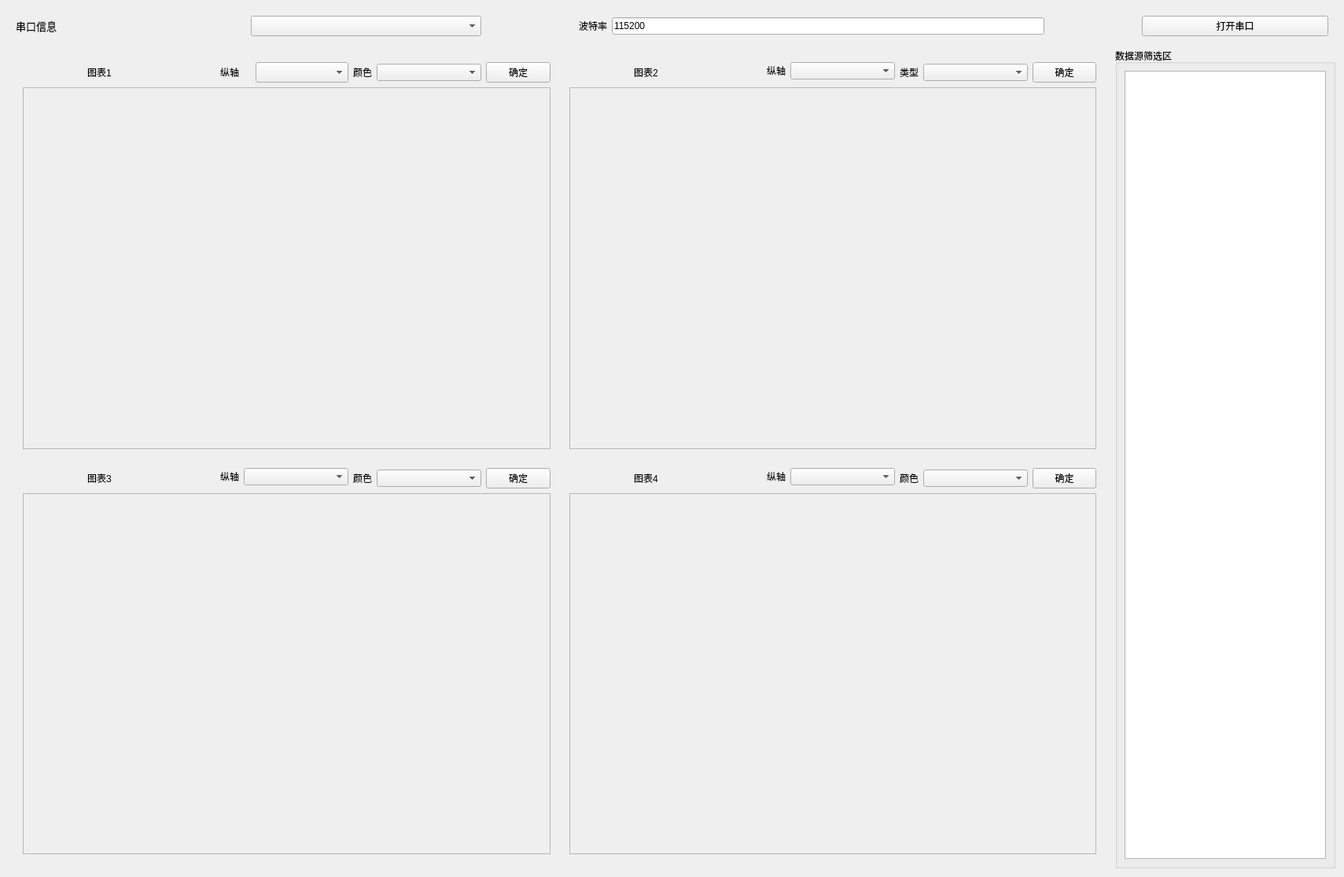
<?xml version="1.0" encoding="UTF-8"?>
<ui version="4.0">
 <class>Board1</class>
 <widget class="QWidget" name="Board1">
  <property name="geometry">
   <rect>
    <x>0</x>
    <y>0</y>
    <width>1709</width>
    <height>1115</height>
   </rect>
  </property>
  <property name="windowTitle">
   <string>Form</string>
  </property>
  <layout class="QVBoxLayout" name="verticalLayout_5" stretch="0,0">
   <item>
    <widget class="QWidget" name="serial_widget" native="true">
     <layout class="QHBoxLayout" name="horizontalLayout_12" stretch="5,1,5,1,2">
      <item>
       <layout class="QHBoxLayout" name="horizontalLayout_13">
        <item>
         <widget class="QLabel" name="label_ser_info">
          <property name="font">
           <font>
            <pointsize>10</pointsize>
           </font>
          </property>
          <property name="text">
           <string>串口信息</string>
          </property>
         </widget>
        </item>
        <item>
         <widget class="ComboBox" name="comboBox_ser_select">
          <property name="maximumSize">
           <size>
            <width>16777215</width>
            <height>30</height>
           </size>
          </property>
         </widget>
        </item>
       </layout>
      </item>
      <item>
       <spacer name="horizontalSpacer_5">
        <property name="orientation">
         <enum>Qt::Horizontal</enum>
        </property>
        <property name="sizeHint" stdset="0">
         <size>
          <width>40</width>
          <height>20</height>
         </size>
        </property>
       </spacer>
      </item>
      <item>
       <layout class="QHBoxLayout" name="horizontalLayout_14">
        <item>
         <widget class="QLabel" name="label_2">
          <property name="minimumSize">
           <size>
            <width>0</width>
            <height>0</height>
           </size>
          </property>
          <property name="maximumSize">
           <size>
            <width>110</width>
            <height>16777215</height>
           </size>
          </property>
          <property name="text">
           <string>波特率</string>
          </property>
          <property name="alignment">
           <set>Qt::AlignCenter</set>
          </property>
         </widget>
        </item>
        <item>
         <widget class="LineEdit" name="lineEdit_baud">
          <property name="text">
           <string>115200</string>
          </property>
         </widget>
        </item>
       </layout>
      </item>
      <item>
       <spacer name="horizontalSpacer_6">
        <property name="orientation">
         <enum>Qt::Horizontal</enum>
        </property>
        <property name="sizeHint" stdset="0">
         <size>
          <width>40</width>
          <height>20</height>
         </size>
        </property>
       </spacer>
      </item>
      <item>
       <widget class="TogglePushButton" name="pushButton_ser_open">
        <property name="text">
         <string>打开串口</string>
        </property>
       </widget>
      </item>
     </layout>
    </widget>
   </item>
   <item>
    <layout class="QHBoxLayout" name="horizontalLayout" stretch="4,0">
     <item>
      <widget class="QWidget" name="left_widget" native="true">
       <layout class="QGridLayout" name="gridLayout">
        <item row="1" column="0">
         <widget class="QWidget" name="L_widget1" native="true">
          <layout class="QVBoxLayout" name="verticalLayout_2" stretch="0,0">
           <item>
            <layout class="QHBoxLayout" name="horizontalLayout_6" stretch="1,2,2,2,1">
             <item>
              <spacer name="horizontalSpacer">
               <property name="orientation">
                <enum>Qt::Horizontal</enum>
               </property>
               <property name="sizeHint" stdset="0">
                <size>
                 <width>40</width>
                 <height>20</height>
                </size>
               </property>
              </spacer>
             </item>
             <item>
              <widget class="QLabel" name="LH_label">
               <property name="text">
                <string>图表1</string>
               </property>
              </widget>
             </item>
             <item>
              <layout class="QHBoxLayout" name="horizontalLayout_2" stretch="1,3">
               <item>
                <widget class="QLabel" name="LH_labelY">
                 <property name="text">
                  <string>纵轴</string>
                 </property>
                </widget>
               </item>
               <item>
                <widget class="ComboBox" name="LH_ComboBox_1Y">
                 <property name="maximumSize">
                  <size>
                   <width>16777215</width>
                   <height>30</height>
                  </size>
                 </property>
                </widget>
               </item>
              </layout>
             </item>
             <item>
              <layout class="QFormLayout" name="formLayout_2">
               <property name="formAlignment">
                <set>Qt::AlignLeading|Qt::AlignLeft|Qt::AlignVCenter</set>
               </property>
               <item row="0" column="0">
                <widget class="QLabel" name="label_4">
                 <property name="text">
                  <string>颜色</string>
                 </property>
                </widget>
               </item>
               <item row="0" column="1">
                <widget class="ComboBox" name="comboBox_C1">
                 <property name="maximumSize">
                  <size>
                   <width>16777215</width>
                   <height>30</height>
                  </size>
                 </property>
                </widget>
               </item>
              </layout>
             </item>
             <item>
              <widget class="PushButton" name="LH_Button">
               <property name="text">
                <string>确定</string>
               </property>
              </widget>
             </item>
            </layout>
           </item>
           <item>
            <widget class="QScrollArea" name="scrollArea_L1">
             <property name="widgetResizable">
              <bool>true</bool>
             </property>
             <widget class="QWidget" name="scrollAreaWidgetContents_7">
              <property name="geometry">
               <rect>
                <x>0</x>
                <y>0</y>
                <width>672</width>
                <height>461</height>
               </rect>
              </property>
             </widget>
            </widget>
           </item>
          </layout>
         </widget>
        </item>
        <item row="2" column="1">
         <widget class="QWidget" name="l_widget1_4" native="true">
          <layout class="QVBoxLayout" name="verticalLayout_6" stretch="0,0">
           <item>
            <layout class="QHBoxLayout" name="horizontalLayout_9" stretch="1,2,2,2,1">
             <item>
              <spacer name="horizontalSpacer_4">
               <property name="orientation">
                <enum>Qt::Horizontal</enum>
               </property>
               <property name="sizeHint" stdset="0">
                <size>
                 <width>40</width>
                 <height>20</height>
                </size>
               </property>
              </spacer>
             </item>
             <item>
              <widget class="QLabel" name="LH_label_4">
               <property name="text">
                <string>图表4</string>
               </property>
              </widget>
             </item>
             <item>
              <layout class="QFormLayout" name="formLayout_7">
               <item row="0" column="0">
                <widget class="QLabel" name="LH_labelY_4">
                 <property name="text">
                  <string>纵轴</string>
                 </property>
                </widget>
               </item>
               <item row="0" column="1">
                <widget class="ComboBox" name="LH_ComboBox_4Y">
                 <property name="maximumSize">
                  <size>
                   <width>16777215</width>
                   <height>30</height>
                  </size>
                 </property>
                </widget>
               </item>
              </layout>
             </item>
             <item>
              <layout class="QFormLayout" name="formLayout_8">
               <property name="formAlignment">
                <set>Qt::AlignLeading|Qt::AlignLeft|Qt::AlignVCenter</set>
               </property>
               <item row="0" column="0">
                <widget class="QLabel" name="label_9">
                 <property name="text">
                  <string>颜色</string>
                 </property>
                </widget>
               </item>
               <item row="0" column="1">
                <widget class="ComboBox" name="comboBox_C4">
                 <property name="maximumSize">
                  <size>
                   <width>16777215</width>
                   <height>30</height>
                  </size>
                 </property>
                </widget>
               </item>
              </layout>
             </item>
             <item>
              <widget class="PushButton" name="LH_Button_4">
               <property name="text">
                <string>确定</string>
               </property>
              </widget>
             </item>
            </layout>
           </item>
           <item>
            <widget class="QScrollArea" name="scrollArea_L4">
             <property name="widgetResizable">
              <bool>true</bool>
             </property>
             <widget class="QWidget" name="scrollAreaWidgetContents_10">
              <property name="geometry">
               <rect>
                <x>0</x>
                <y>0</y>
                <width>671</width>
                <height>461</height>
               </rect>
              </property>
             </widget>
            </widget>
           </item>
          </layout>
         </widget>
        </item>
        <item row="1" column="1">
         <widget class="QWidget" name="l_widget1_2" native="true">
          <layout class="QVBoxLayout" name="verticalLayout_3" stretch="0,0">
           <item>
            <layout class="QHBoxLayout" name="horizontalLayout_7" stretch="1,2,2,2,1">
             <item>
              <spacer name="horizontalSpacer_2">
               <property name="orientation">
                <enum>Qt::Horizontal</enum>
               </property>
               <property name="sizeHint" stdset="0">
                <size>
                 <width>40</width>
                 <height>20</height>
                </size>
               </property>
              </spacer>
             </item>
             <item>
              <widget class="QLabel" name="LH_label_2">
               <property name="text">
                <string>图表2</string>
               </property>
              </widget>
             </item>
             <item>
              <layout class="QFormLayout" name="formLayout_3">
               <item row="0" column="0">
                <widget class="QLabel" name="LH_labelY_2">
                 <property name="text">
                  <string>纵轴</string>
                 </property>
                </widget>
               </item>
               <item row="0" column="1">
                <widget class="ComboBox" name="LH_ComboBox_2Y">
                 <property name="maximumSize">
                  <size>
                   <width>16777215</width>
                   <height>30</height>
                  </size>
                 </property>
                </widget>
               </item>
              </layout>
             </item>
             <item>
              <layout class="QFormLayout" name="formLayout_4">
               <property name="formAlignment">
                <set>Qt::AlignLeading|Qt::AlignLeft|Qt::AlignVCenter</set>
               </property>
               <item row="0" column="0">
                <widget class="QLabel" name="label_5">
                 <property name="text">
                  <string>类型</string>
                 </property>
                </widget>
               </item>
               <item row="0" column="1">
                <widget class="ComboBox" name="LH_ComboBox_2">
                 <property name="maximumSize">
                  <size>
                   <width>16777215</width>
                   <height>30</height>
                  </size>
                 </property>
                </widget>
               </item>
              </layout>
             </item>
             <item>
              <widget class="PushButton" name="LH_Button_2">
               <property name="text">
                <string>确定</string>
               </property>
              </widget>
             </item>
            </layout>
           </item>
           <item>
            <widget class="QScrollArea" name="scrollArea_L2">
             <property name="widgetResizable">
              <bool>true</bool>
             </property>
             <widget class="QWidget" name="scrollAreaWidgetContents_8">
              <property name="geometry">
               <rect>
                <x>0</x>
                <y>0</y>
                <width>671</width>
                <height>461</height>
               </rect>
              </property>
             </widget>
            </widget>
           </item>
          </layout>
         </widget>
        </item>
        <item row="2" column="0">
         <widget class="QWidget" name="l_widget1_3" native="true">
          <layout class="QVBoxLayout" name="verticalLayout_4" stretch="0,0">
           <item>
            <layout class="QHBoxLayout" name="horizontalLayout_8" stretch="1,2,2,2,1">
             <item>
              <spacer name="horizontalSpacer_3">
               <property name="orientation">
                <enum>Qt::Horizontal</enum>
               </property>
               <property name="sizeHint" stdset="0">
                <size>
                 <width>40</width>
                 <height>20</height>
                </size>
               </property>
              </spacer>
             </item>
             <item>
              <widget class="QLabel" name="LH_label_3">
               <property name="text">
                <string>图表3</string>
               </property>
              </widget>
             </item>
             <item>
              <layout class="QFormLayout" name="formLayout_5">
               <item row="0" column="0">
                <widget class="QLabel" name="LH_labelY_3">
                 <property name="text">
                  <string>纵轴</string>
                 </property>
                </widget>
               </item>
               <item row="0" column="1">
                <widget class="ComboBox" name="LH_ComboBox_3Y">
                 <property name="maximumSize">
                  <size>
                   <width>16777215</width>
                   <height>30</height>
                  </size>
                 </property>
                </widget>
               </item>
              </layout>
             </item>
             <item>
              <layout class="QFormLayout" name="formLayout_6">
               <property name="formAlignment">
                <set>Qt::AlignLeading|Qt::AlignLeft|Qt::AlignVCenter</set>
               </property>
               <item row="0" column="0">
                <widget class="QLabel" name="label_7">
                 <property name="text">
                  <string>颜色</string>
                 </property>
                </widget>
               </item>
               <item row="0" column="1">
                <widget class="ComboBox" name="comboBox_C3">
                 <property name="maximumSize">
                  <size>
                   <width>16777215</width>
                   <height>30</height>
                  </size>
                 </property>
                </widget>
               </item>
              </layout>
             </item>
             <item>
              <widget class="PushButton" name="LH_Button_3">
               <property name="text">
                <string>确定</string>
               </property>
              </widget>
             </item>
            </layout>
           </item>
           <item>
            <widget class="QScrollArea" name="scrollArea_L3">
             <property name="widgetResizable">
              <bool>true</bool>
             </property>
             <widget class="QWidget" name="scrollAreaWidgetContents_9">
              <property name="geometry">
               <rect>
                <x>0</x>
                <y>0</y>
                <width>672</width>
                <height>461</height>
               </rect>
              </property>
             </widget>
            </widget>
           </item>
          </layout>
         </widget>
        </item>
       </layout>
      </widget>
     </item>
     <item>
      <widget class="QGroupBox" name="groupBox">
       <property name="title">
        <string>数据源筛选区</string>
       </property>
       <layout class="QGridLayout" name="gridLayout_2">
        <item row="0" column="0">
         <widget class="QTextBrowser" name="textBrowser"/>
        </item>
       </layout>
      </widget>
     </item>
    </layout>
   </item>
  </layout>
 </widget>
 <customwidgets>
  <customwidget>
   <class>ComboBox</class>
   <extends>QComboBox</extends>
   <header>qfluentwidgets</header>
  </customwidget>
  <customwidget>
   <class>PushButton</class>
   <extends>QPushButton</extends>
   <header location="global">qfluentwidgets</header>
  </customwidget>
  <customwidget>
   <class>LineEdit</class>
   <extends>QLineEdit</extends>
   <header location="global">qfluentwidgets.h</header>
  </customwidget>
  <customwidget>
   <class>TogglePushButton</class>
   <extends>QPushButton</extends>
   <header location="global">qfluentwidgets.h</header>
  </customwidget>
 </customwidgets>
 <resources/>
 <connections/>
</ui>
